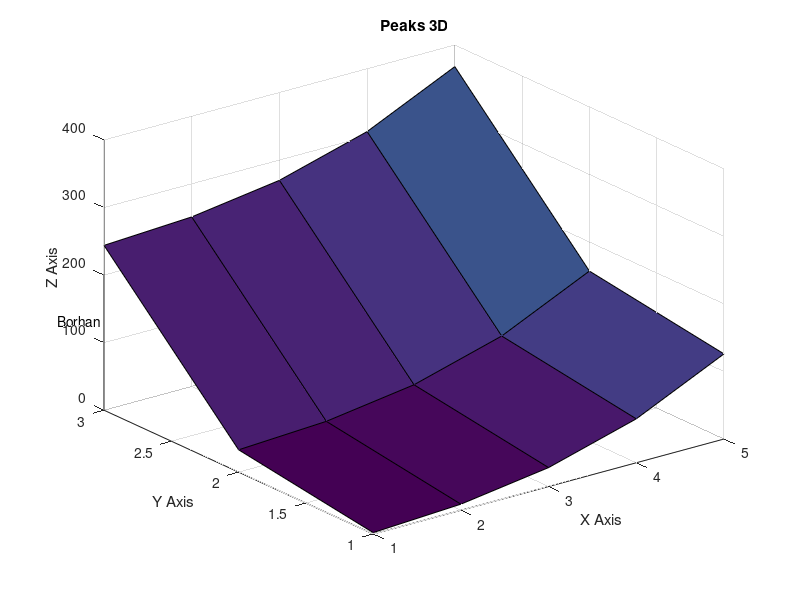

Recreate this plot in MATLAB.
close all;
clear all;
clc;
x=1:5
y=1:3
[x,y]=meshgrid(x,y);
f=x.^3+y.^5;

surf(x,y,f)
title('Peaks 3D')
xlabel('X Axis')
ylabel('Y Axis')
zlabel('Z Axis')
text(2,4,4,'Borhan Uddin Bhuiyan')
axis auto; %makes the axes the same length
%axis equal; %makes the X-Y axes the same scale
%axis tight;





 